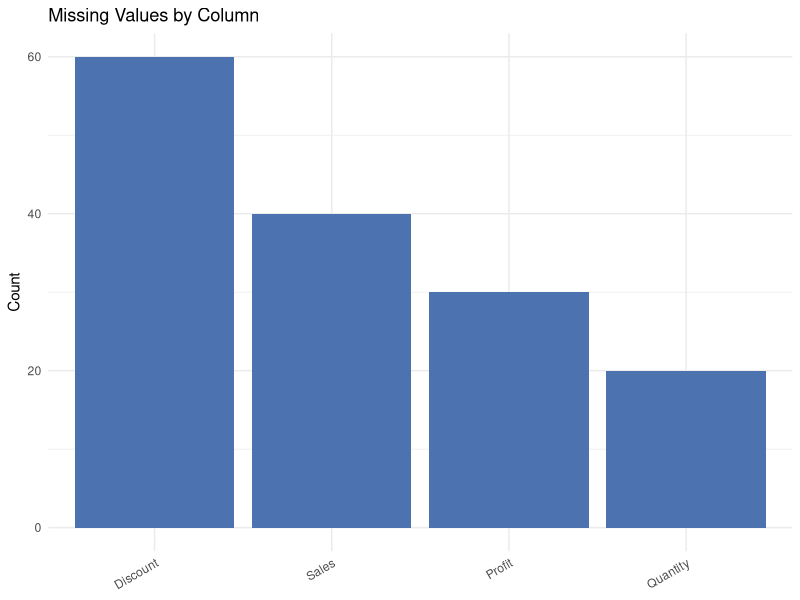
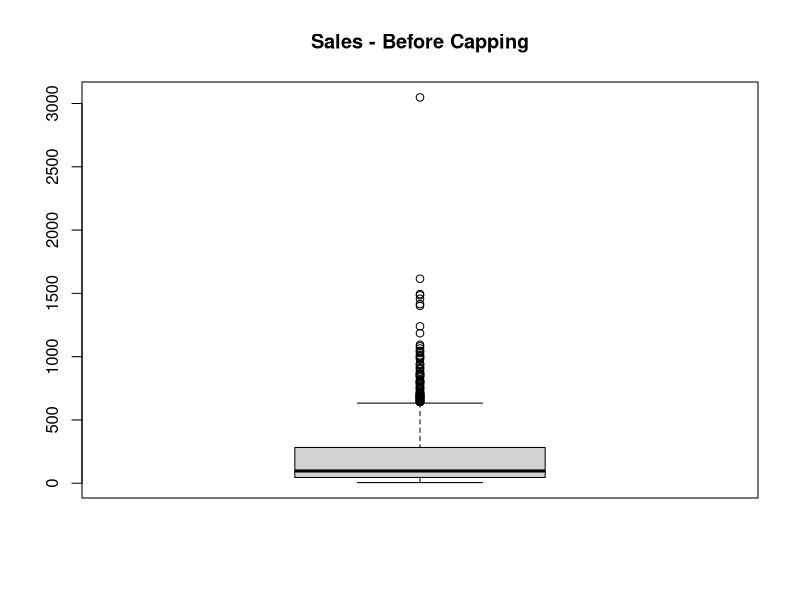
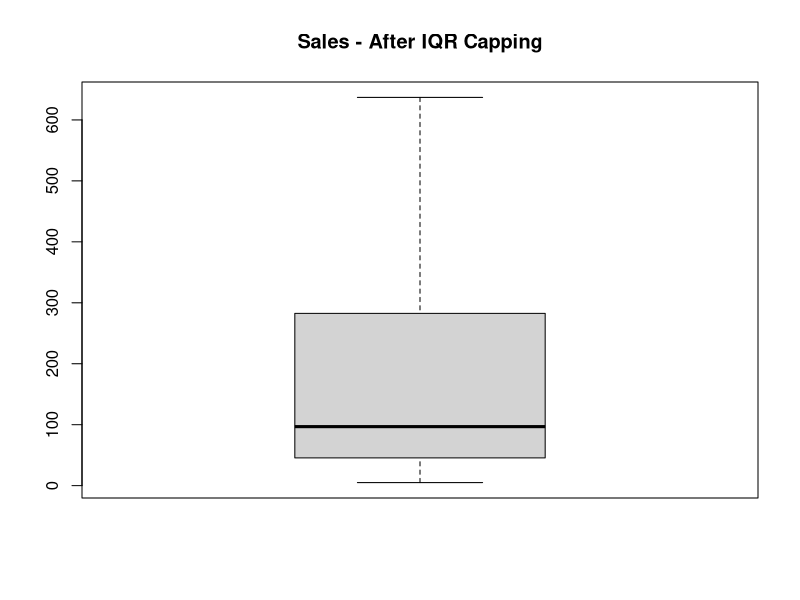
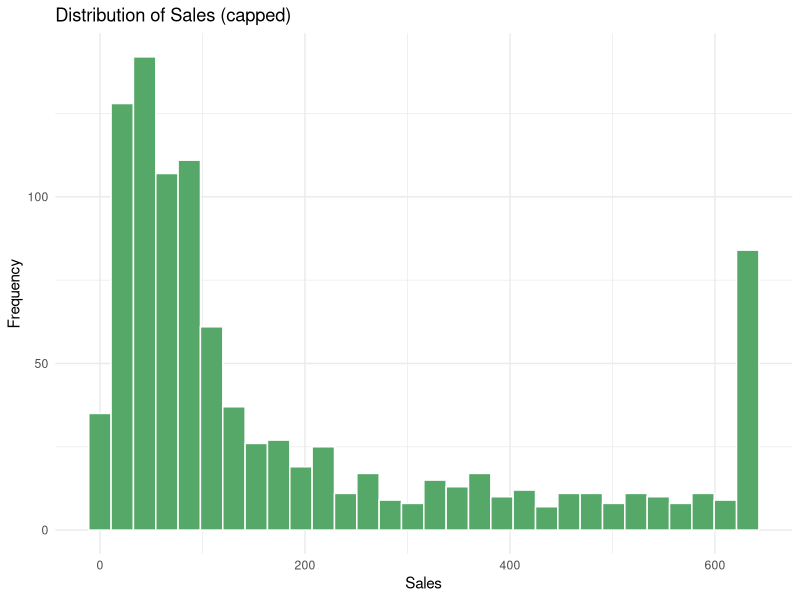
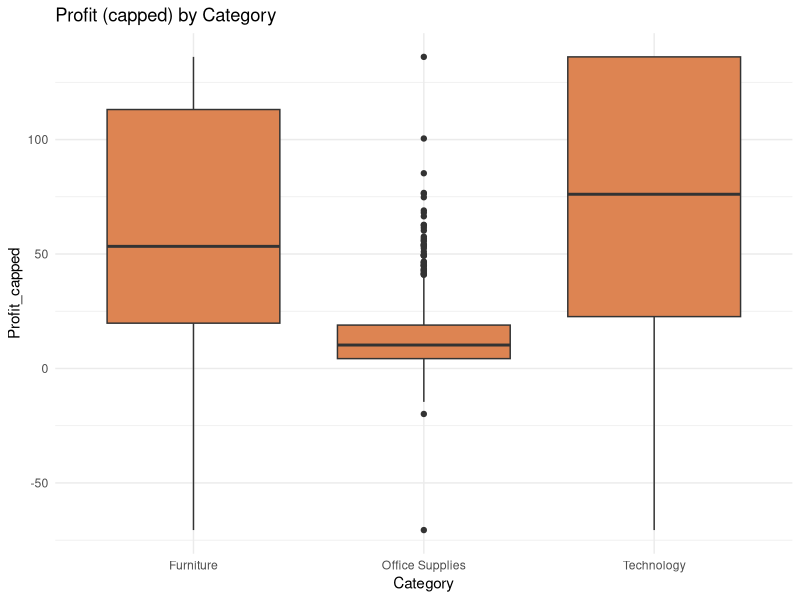
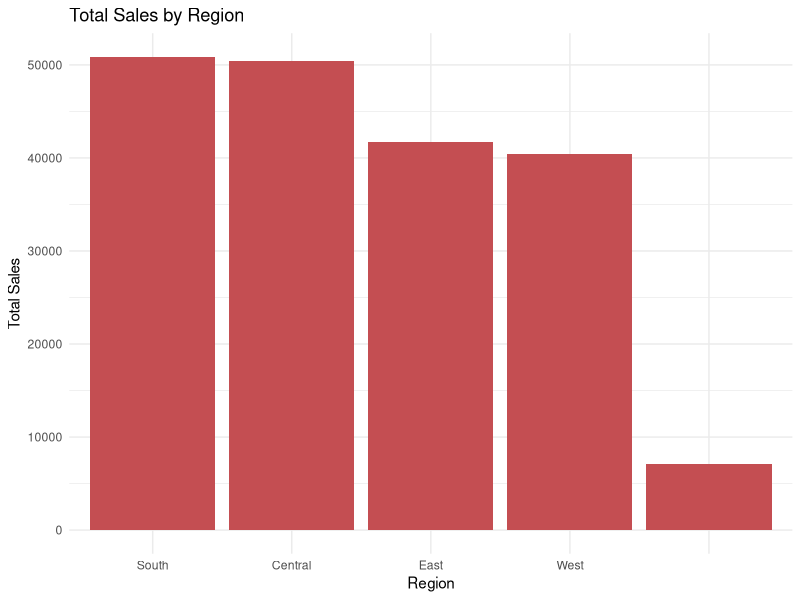
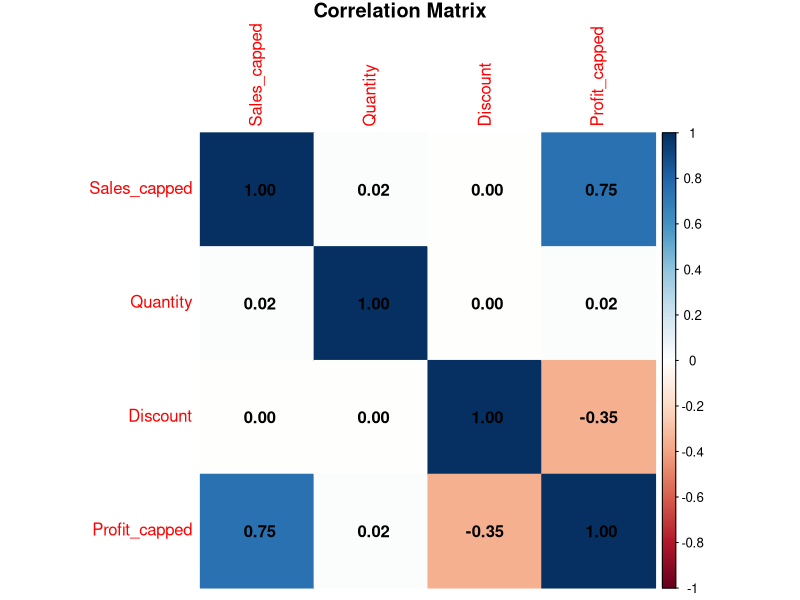
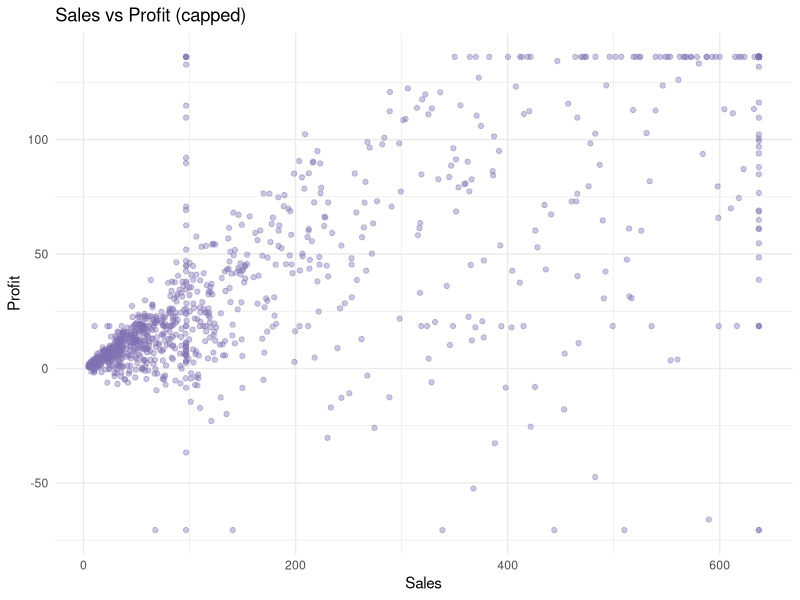

These charts were generated, in order, by the following R code:
# =============================================================
# Week 1 Task: Data Cleaning and Preliminary Analysis with R
# Dataset: Retail Sales Dataset (business/sales domain)
# =============================================================

# ---- 0. Setup ----
# install.packages(c("tidyverse","corrplot","fastDummies"))  # run once if needed
library(tidyverse)
library(corrplot)
library(fastDummies)

sales <- read.csv("retail_sales_raw.csv", stringsAsFactors = FALSE)
sales$Order_Date <- as.Date(sales$Order_Date)
sales$Ship_Date  <- as.Date(sales$Ship_Date)

# ---- 1. Initial structure & summary ----
str(sales)
summary(sales)

# ---- 2. Missing value assessment ----
missing_counts <- sapply(sales, function(x) sum(is.na(x)))
missing_pct    <- round(missing_counts / nrow(sales) * 100, 2)
missing_table  <- data.frame(missing_count = missing_counts,
                              missing_pct   = missing_pct) %>%
  filter(missing_count > 0) %>%
  arrange(desc(missing_count))
print(missing_table)

# Visualize missingness
missing_df <- missing_table %>% rownames_to_column("column")
ggplot(missing_df, aes(x = reorder(column, -missing_count), y = missing_count)) +
  geom_col(fill = "#4C72B0") +
  labs(title = "Missing Values by Column", x = NULL, y = "Count") +
  theme_minimal() +
  theme(axis.text.x = element_text(angle = 30, hjust = 1))

# ---- 3. Handle missing values ----
# Numeric columns -> median imputation (robust to outliers/skew)
num_cols <- c("Sales", "Quantity", "Discount", "Profit")
for (col in num_cols) {
  med <- median(sales[[col]], na.rm = TRUE)
  sales[[col]][is.na(sales[[col]])] <- med
}

# Categorical columns -> mode imputation
get_mode <- function(x) {
  ux <- na.omit(unique(x))
  ux[which.max(tabulate(match(x, ux)))]
}
cat_cols <- c("Ship_Mode", "Region")
for (col in cat_cols) {
  mode_val <- get_mode(sales[[col]])
  sales[[col]][is.na(sales[[col]])] <- mode_val
}

sum(is.na(sales))   # confirm 0 remaining

# ---- 4. Outlier detection (IQR method) ----
detect_outliers <- function(x) {
  q1 <- quantile(x, 0.25); q3 <- quantile(x, 0.75)
  iqr <- q3 - q1
  lower <- q1 - 1.5 * iqr
  upper <- q3 + 1.5 * iqr
  list(lower = lower, upper = upper,
       n_outliers = sum(x < lower | x > upper))
}
detect_outliers(sales$Sales)
detect_outliers(sales$Profit)

boxplot(sales$Sales, main = "Sales - Before Capping")

# Winsorize (cap) outliers instead of deleting rows, to preserve sample size
cap_outliers <- function(x) {
  q1 <- quantile(x, 0.25); q3 <- quantile(x, 0.75)
  iqr <- q3 - q1
  lower <- q1 - 1.5 * iqr; upper <- q3 + 1.5 * iqr
  pmin(pmax(x, lower), upper)
}
sales$Sales_capped  <- cap_outliers(sales$Sales)
sales$Profit_capped <- cap_outliers(sales$Profit)

boxplot(sales$Sales_capped, main = "Sales - After IQR Capping")

# ---- 5. Normalization (min-max scaling) ----
min_max_scale <- function(x) (x - min(x)) / (max(x) - min(x))
sales <- sales %>%
  mutate(Sales_norm    = min_max_scale(Sales_capped),
         Profit_norm   = min_max_scale(Profit_capped),
         Quantity_norm = min_max_scale(Quantity),
         Discount_norm = min_max_scale(Discount))

# ---- 6. Encode categorical variables ----
sales$Category <- factor(sales$Category)
sales$Segment  <- factor(sales$Segment)
sales$Category_enc <- as.numeric(sales$Category)
sales$Segment_enc  <- as.numeric(sales$Segment)

# One-hot encoding for nominal variables used in modeling
sales <- dummy_cols(sales, select_columns = c("Region", "Ship_Mode"),
                    remove_selected_columns = FALSE)

write.csv(sales, "retail_sales_cleaned.csv", row.names = FALSE)

# ---- 7. Exploratory Data Analysis ----
summary(sales[, c("Sales", "Quantity", "Discount", "Profit")])

# Distribution of Sales
ggplot(sales, aes(x = Sales_capped)) +
  geom_histogram(bins = 30, fill = "#55A868", color = "white") +
  labs(title = "Distribution of Sales (capped)", x = "Sales", y = "Frequency") +
  theme_minimal()

# Profit by Category
ggplot(sales, aes(x = Category, y = Profit_capped)) +
  geom_boxplot(fill = "#DD8452") +
  labs(title = "Profit (capped) by Category") +
  theme_minimal()

# Total sales by region
sales %>%
  group_by(Region) %>%
  summarise(Total_Sales = sum(Sales_capped)) %>%
  arrange(desc(Total_Sales)) %>%
  ggplot(aes(x = reorder(Region, -Total_Sales), y = Total_Sales)) +
  geom_col(fill = "#C44E52") +
  labs(title = "Total Sales by Region", x = "Region", y = "Total Sales") +
  theme_minimal()

# Correlation matrix & heatmap
num_vars <- sales[, c("Sales_capped", "Quantity", "Discount", "Profit_capped")]
corr_matrix <- cor(num_vars)
print(round(corr_matrix, 3))
corrplot(corr_matrix, method = "color", addCoef.col = "black",
         title = "Correlation Matrix", mar = c(0,0,1,0))

# Sales vs Profit relationship
ggplot(sales, aes(x = Sales_capped, y = Profit_capped)) +
  geom_point(alpha = 0.4, color = "#8172B2") +
  labs(title = "Sales vs Profit (capped)", x = "Sales", y = "Profit") +
  theme_minimal()
